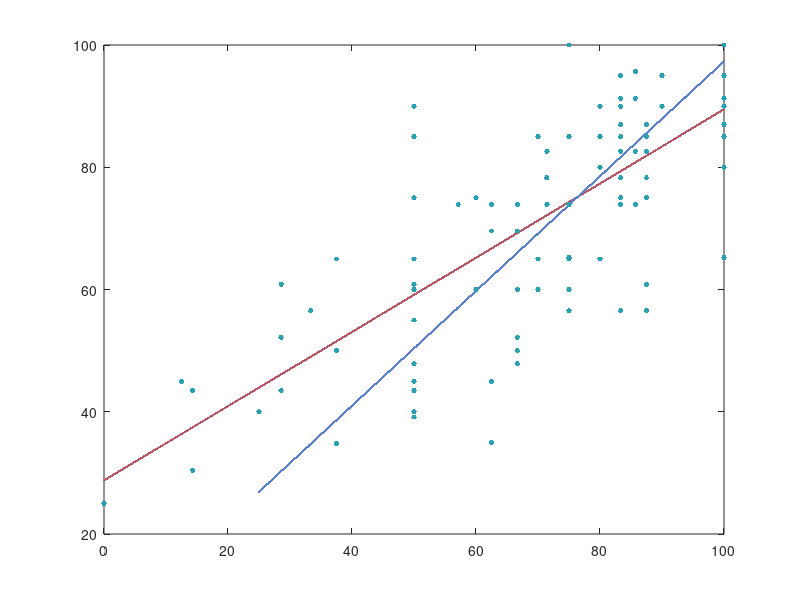

Write MATLAB code to recreate this figure.
clc;
clear all;
close all;

# X->X  Y->Y

X = [87.5 50 75 62.5 100 87.5 87.5 87.5 87.5 75 50 75 62.5 87.5 87.5 87.5 75 37.5 14.289999999999999 100 57.140000000000001 14.289999999999999 57.140000000000001 71.430000000000007 85.709999999999994 85.709999999999994 85.709999999999994 71.430000000000007 85.709999999999994 28.57 71.430000000000007 57.140000000000001 85.709999999999994 28.57 71.430000000000007 28.57 33.329999999999998 66.670000000000002 83.329999999999998 83.329999999999998 66.670000000000002 50 50 83.329999999999998 83.329999999999998 83.329999999999998 83.329999999999998 100 66.670000000000002 66.670000000000002 83.329999999999998 83.329999999999998 66.670000000000002 100 50 70 70 80 100 100 70 80 100 100 90 80 50 80 90 60 80 60 60 100 83.329999999999998 100 83.329999999999998 50 100 50 83.329999999999998 83.329999999999998 83.329999999999998 66.670000000000002 50 66.670000000000002 66.670000000000002 100 83.329999999999998 83.329999999999998 83.329999999999998 37.5 87.5 62.5 75 50 75 25 100 37.5 50 87.5 75 0 75 50 62.5 12.5];
Y = [86.959999999999994 43.479999999999997 73.909999999999997 69.569999999999993 91.299999999999997 60.869999999999997 78.260000000000005 82.609999999999999 82.609999999999999 65.219999999999999 39.130000000000003 56.520000000000003 73.909999999999997 86.959999999999994 78.260000000000005 56.520000000000003 65.219999999999999 34.780000000000001 43.479999999999997 86.959999999999994 73.909999999999997 30.43 73.909999999999997 73.909999999999997 95.650000000000006 95.650000000000006 82.609999999999999 78.260000000000005 73.909999999999997 60.869999999999997 73.909999999999997 73.909999999999997 91.299999999999997 52.170000000000002 82.609999999999999 43.479999999999997 56.520000000000003 69.569999999999993 56.520000000000003 78.260000000000005 73.909999999999997 47.829999999999998 60.869999999999997 82.609999999999999 73.909999999999997 82.609999999999999 82.609999999999999 86.959999999999994 69.569999999999993 52.170000000000002 86.959999999999994 91.299999999999997 47.829999999999998 65.219999999999999 60 60 85 85 85 100 65 65 90 90 90 90 85 80 95 60 80 75 60 95 95 90 75 55 80 45 90 90 85 60 75 50 60 90 90 90 85 50 85 35 100 65 60 40 100 65 90 75 65 25 85 40 45 45];


#E(X) E(Y)
E_X = sum(X)/length(X)
E_Y = sum(Y)/length(Y)

#V(X) V(Y)
E_Xsqr = (sum(X.^2)/length(X))
E_Ysqr = (sum(Y.^2)/length(Y))
V_X = E_Xsqr - (E_X^2)
V_Y = E_Ysqr - (E_Y^2)

# E(XY)
XY = X.*Y;
E_XY = sum(XY)/length(XY)

cov = E_XY - (E_X * E_Y)

#byx = cov/x, bxy = cov/y
byx = cov/V_X
bxy = cov/V_Y
r = sqrt(byx*bxy)

#x -x' = bxy(y-y')            y-y' = byx(x-x')
#x = bxy*y - bxy*y' + x'      y = byx*x - byx*x' + y'
printf("\nRegression Equation of X on Y: x = %dy + (%d)\n", bxy, (-bxy*E_Y + E_X))
printf("\nRegression Equation of Y on X: y = %dx + (%d)\n", byx, (-byx*E_X + E_Y))

X_in = input("\nEnter x: ");
Y_est = byx*X_in - byx*E_X + E_Y
Y_in = input("\nEnter y: ");
X_est = bxy*Y_in - bxy*E_Y + E_X

# Generating points for regression line
X_data = linspace(min(X),max(X),1616);
Y_line =  byx*X_data - byx*E_X + E_Y;

plot(X_data,Y_line,'Color','#b75969','b.', 'Markersize', 5) # Regression line Y on X
hold on;

Y_data = linspace(min(Y),max(Y),1616);
X_line = bxy*Y_data - bxy*E_Y + E_X;

plot(Y_data,X_line,'Color','#5e81cc','b.', 'Markersize', 5) # Regression line X on Y
plot(X,Y,'b.', 'Markersize', 12, 'Color', '#2aa1b3')
